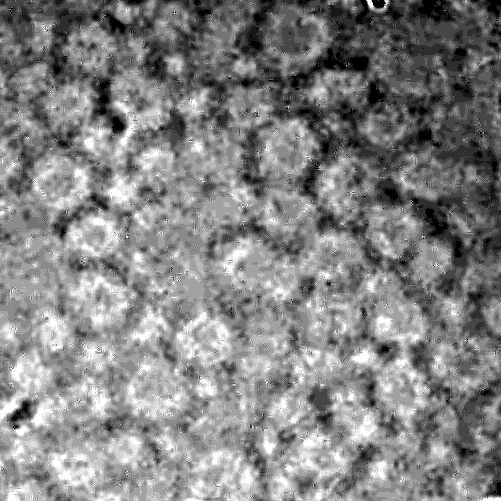
%> input picture Matlab/FEB-3rd-2021—FEB-15th-2021/crop_With_Ultrasound.png, 501 x 501 px
$ octave chap3_test.m   (GNU Octave 9; MATLAB toolbox functions it lacks are replaced by stand-ins)
%> lines starting %> are read from the running program, lines starting %| are printed output that depends on the picture
### Matlab/FEB-3rd-2021—FEB-15th-2021/chap3_intrans.m
%% 对数变换函数：压缩图像的动态范围
function g = chap3_intrans(f, varargin)
%provided 'neg', 'log', 'gamma', 'stretch' methods to process the input
%pics.
    narginchk(2, 4)
    classin = class(f);
    if strcmp(class(f), 'double') && max(f(:)) > 1 && strcmp(varargin{1}, 'log')
        f = mat2gray(f);
    else
        f = im2double(f);
    end
    method = varargin{1};
    switch method
        case 'neg'
            g = imcomplement(f);
        case 'log'
            if length(varargin) == 1
                c = 1;
            elseif length(varargin) == 2
                c = varargin{2};
            elseif length(varargin) == 3
                c = varargin{2};
                classin = varargin{3};
            else
                error('Incorrect number f inputs for the log option.')
            end
            g = c*(log(1 + double(f)));
        case 'gamma'
            if length(varargin) < 2
                error('Not enough inputs for the gamma option.')
            end
            gam = varargin{2};
            g = imadjust(f, [], [], gam);
        case 'stretch'
            if length(varargin) == 1
                m = mean2(f);
                E = 4.0;
            elseif length(varargin) == 3
                m = varargin{2};
                E = varargin{3};
            else error('Incorrect number of inputs for the stretch option.')
            end
            g = 1./(1 + m./(f)).^E;
        otherwise
            error('Unknown enhancement method.')
    end
    %g = changeclass(classin, g);
end

### Matlab/FEB-3rd-2021—FEB-15th-2021/chap3_test.m
clc;
clear;
%% 提取图像 对数变换压缩动态范围
crop_With_Ultrasound_0 = imread('./crop_With_Ultrasound.png');
%> crop_With_Ultrasound_0 is the input picture: size 501x501 uint8; min 0, max 255, mean 131.1

crop_Without_Ultrasound_0 = imread('crop_Without_Ultrasound.png');
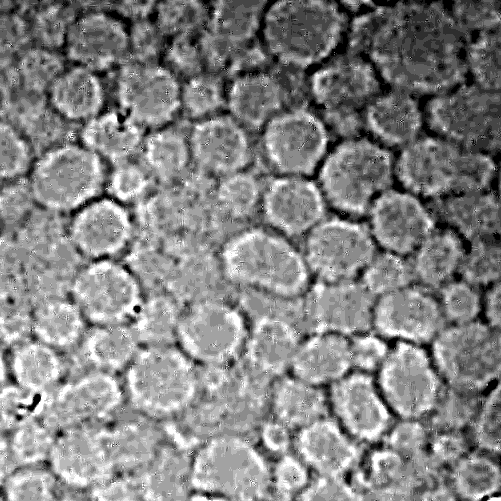
%> input picture Matlab/FEB-3rd-2021—FEB-15th-2021/crop_Without_Ultrasound.png, 501 x 501 px
%> crop_Without_Ultrasound_0 is the input picture: size 501x501 uint8; min 0, max 255, mean 131.2
g_neg = chap3_intrans(crop_Without_Ultrasound_0, 'neg'); %负片
%> in chap3_intrans, `method = varargin{1};`: method = 'neg'
%> in chap3_intrans, `g = imcomplement(f);`:
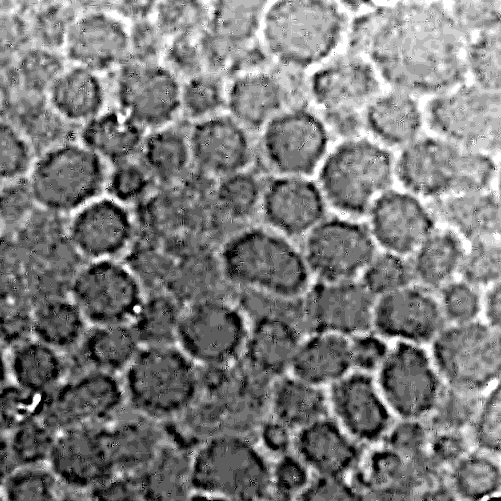
%> g: size 501x501 double; min 0, max 1, mean 0.485
g_log = chap3_intrans(crop_Without_Ultrasound_0, 'log'); %对数变换
%> in chap3_intrans (call 2), `method = varargin{1};`: method = 'log'
%> in chap3_intrans (call 2), `g = c*(log(1 + double(f)));`:
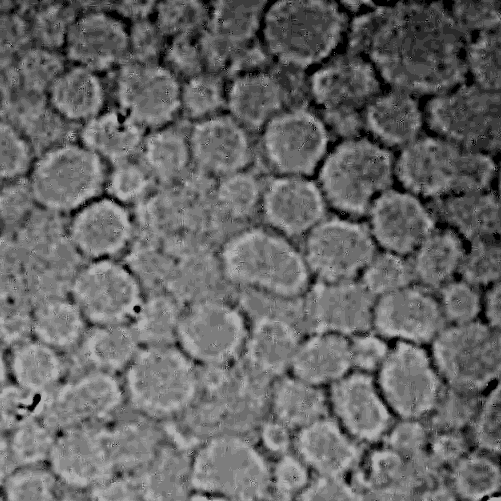
%> g: size 501x501 double; min 0, max 0.693, mean 0.405
g_gamma = chap3_intrans(crop_Without_Ultrasound_0, 'gamma', 1); %gamma 变换
g_stretch = chap3_intrans(crop_Without_Ultrasound_0, 'stretch', mean2(im2double(crop_Without_Ultrasound_0)), 0.8); %对比度变换
%> in chap3_intrans (call 4), `method = varargin{1};`: method = 'stretch'
%> in chap3_intrans (call 4), `m = varargin{2};`: m = 0.515
%> in chap3_intrans (call 4), `E = varargin{3};`: E = 0.8
%> in chap3_intrans (call 4), `g = 1./(1 + m./(f)).^E;`:
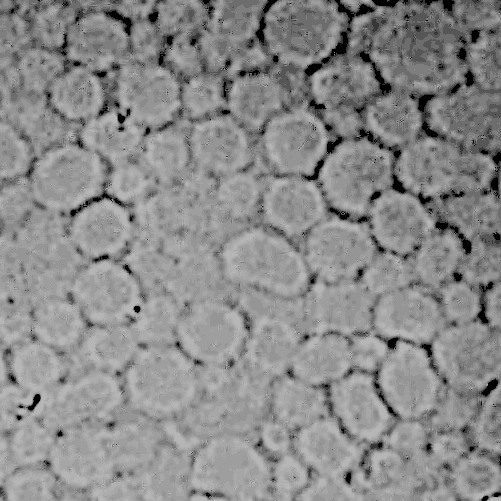
%> g: size 501x501 double; min 0, max 0.717, mean 0.545
figure
subplot(121); imshow(g_neg)
subplot(122); imshow(g_log)
figure
subplot(121); imshow(g_gamma)
subplot(122); imshow(g_stretch)
%% 线性空间滤波器拉普拉斯滤波器的比较
w4 = fspecial('laplacian', 0);
w8 = [1 1 1; 1 -8 1; 1 1 1];
g4 = g_log - imfilter(g_log, w4, 'replicate');
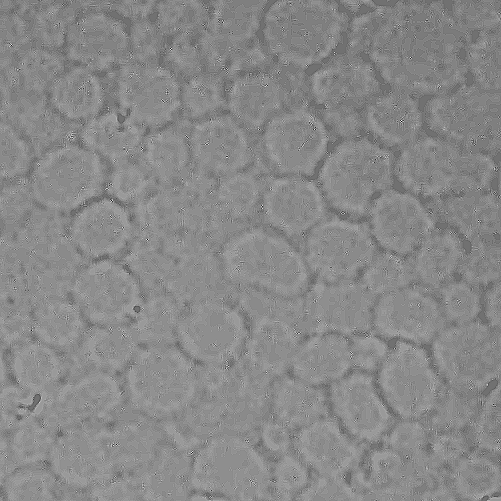
%> g4: size 501x501 double; min -1.94, max 2.42, mean 0.405; drawn with min black and max white
g8 = g_log - imfilter(g_log, w8, 'replicate');
figure
subplot(121), imshow(g4)
%> after `imshow(g4)`:
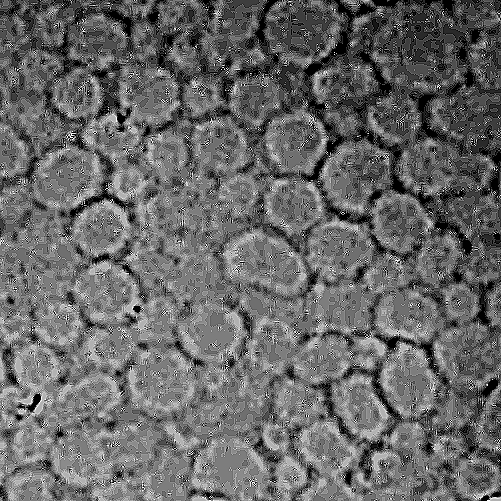
%> displayed picture: size 501x501, on the screen's scale of 0 to 255; min 0, max 255, mean 104.3
subplot(122), imshow(g8)
%> after `imshow(g8)`:
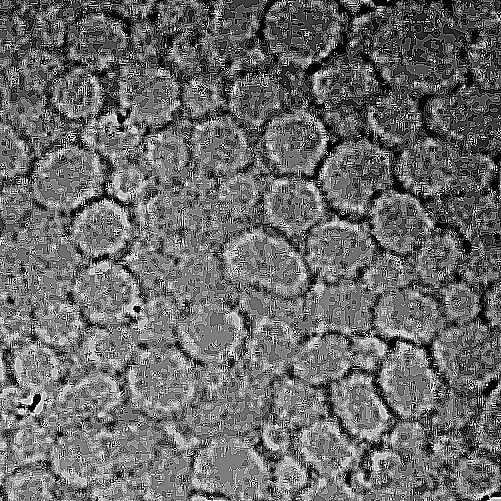
%> displayed picture: size 501x501, on the screen's scale of 0 to 255; min 0, max 255, mean 107
%% 非线性空间滤波器（统计排序滤波器）有效滤除椒盐噪声 中值滤波器的比较
gm = medfilt2(g_log, 'symmetric');
figure, imshow(gm)
